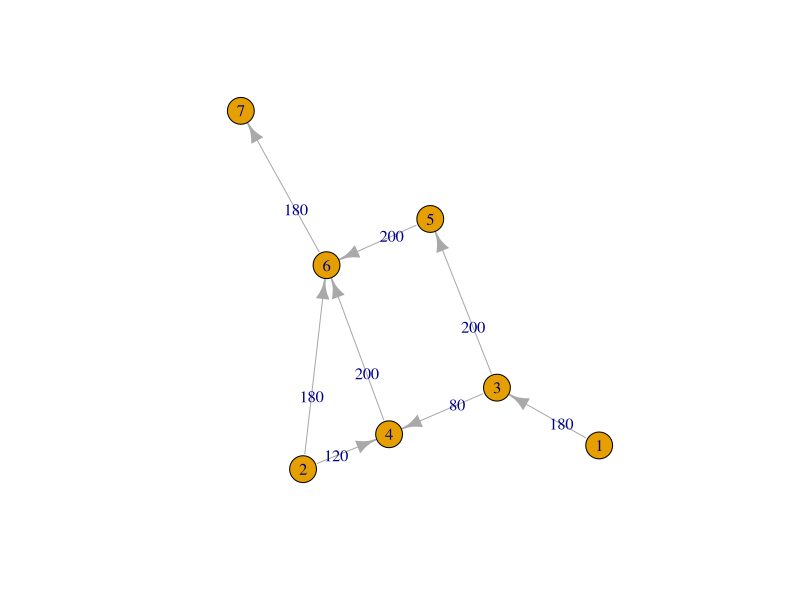
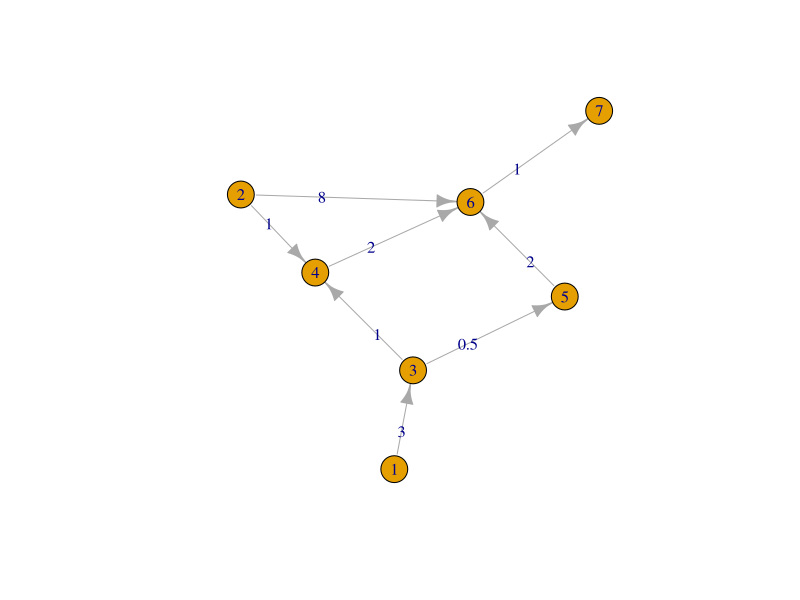

Write R code to recreate these figures, in order.
###Final Project-----------------------
library("lpSolve")

#Objective function
# Variables are x11, x12, ... , x67 , x77

#Cost Matrix
M = 1000000
cost = matrix(c( M , 5 , 3 , 5 , 5 , 20, 20,
                 9 , M , 9 , 1 , 1 , 8 , 15,
                0.4, 8 , M , 1 ,0.5, 10, 12,
                 M , M , M , M ,1.2, 2 , 12,
                 M , M , M ,0.8, M , 2 , 12,
                 M , M , M , M , M , M , 1 ,
                 M , M , M , M , M , 7 , M ),
              nrow = 7, ncol = 7, byrow = T)
objective_coef <- as.vector(t(cost))
objective_coef

#Constraint martix

n0 <- c(rep(0,7))
n1 <- c(rep(0,0), -1, rep(0,6))
n2 <- c(rep(0,1), -1, rep(0,5))
n3 <- c(rep(0,2), -1, rep(0,4))
n4 <- c(rep(0,3), -1, rep(0,3))
n5 <- c(rep(0,4), -1, rep(0,2))
n6 <- c(rep(0,5), -1, rep(0,1))
n7 <- c(rep(0,6), -1, rep(0,0))

# Sources constraints
c1 <- c(c(0, rep(1,6)), rep(n1,2), rep(n0,4))
c2 <- c(n2 , c(1, 0, rep(1,5)), n2, rep(n0,4))
c3 <- c(rep(n3,2), c(1, 1, 0, 1, 1, 1, 1), rep(n0,4))
# Transit constraints
c4 <- -c(rep(n4,3), c(rep(0,4), rep(1,3)), n4, rep(n0,2))
c5 <- -c(rep(n5,4), c(rep(0,3), 1, 0, rep(1,2)), rep(n0,2))
# Destination constraints
c6 <- -c(rep(n6,5), c(rep(0,6), 1), n6)
c7 <- -c(rep(n7,6), c(rep(0,5), 1, 0))
# Making constraints string
const1 <- rbind(c1,c2,c3,c4,c5,c6,c7)

const2 <- diag(1, 49)

const_mat <- rbind(const1, const2)
dim(const_mat)
View(const_mat)

#RHS for the constraints
rhs1 <- c(200, 300, 100, 0, 0, 400, 180)
rhs2 <- c(rep(200, 49))
const_rhs <- c(rhs1, rhs2)

#Constraints direction
const_dir  <- c(rep("<=", 3),  rep("==", 2), rep("=", 2), rep("<=", 49))

#Find the optimal solution
sol <-  lp(direction = "min",  
           objective.in = objective_coef, 
           const.mat = const_mat, 
           const.dir = const_dir,  
           const.rhs = const_rhs,
           compute.sens = TRUE)

sol$solution
#x11 - x17: 0   0 180   0   0   0   0   
#x21 - x27: 0   0   0 120   0 180   0   
#x31 - x37: 0   0   0  80 200   0   0   
#x41 - x47: 0   0   0   0   0 200   0
#x51 - x57: 0   0   0   0   0 200   0   
#x61 - x67: 0   0   0   0   0   0 180   
#x71 - x77: 0   0   0   0   0   0   0

matrix(sol$solution, nrow = 7, ncol = 7, byrow = TRUE)
sol$objval
#3269

#Sensitivity analysis
matrix(sol$sens.coef.from, nrow = 7, ncol = 7, byrow = TRUE)
#  0    3 0  4.0  3.5  11       12.0
# -3    0 0 -1.0  0.5   3        9.0
# -3    0 0  0.5  0.2   8        9.0
#  0    0 0  0.0 -0.5 -1.0e+30   8.0
#  0    0 0  0.5  0.0 -1.0e+30   8.5
#  0    0 0  0.0  0.0   0       -7.0
#  0    0 0  0.0  0.0  -1        0.0

matrix(sol$sens.coef.to, nrow = 7, ncol = 7, byrow = TRUE)
# N = 1e+30
# N N 4  N   N  N   N
# N N N 1.5  N  10  N
# N N N 1.3  1  N   N
# N N N  N   N  7   N
# N N N  N   N  7.5 N
# N N N  N   N  N   4
# N N N  N   N  N   N

# Plotting the result network
edgelist <- data.frame(
  from = c(1, 2, 2, 3, 3, 4, 5, 6),
  to =   c(3, 4, 6, 4, 5, 6, 6, 7),
  ID = seq(1, 8, 1),
  capacity = c(180, 120, 180, 80, 200, 200, 200, 180),
  cost = c(3, 1, 8, 1, 0.5, 2, 2, 1))


library(igraph)

# make edgelist into graph object
g <- graph_from_edgelist(as.matrix(edgelist[,c('from','to')]))

# add properties
E(g)$capacity <- edgelist$capacity
E(g)$cost <- edgelist$cost

plot(g, edge.label = E(g)$capacity)
plot(g, edge.label = E(g)$cost)
